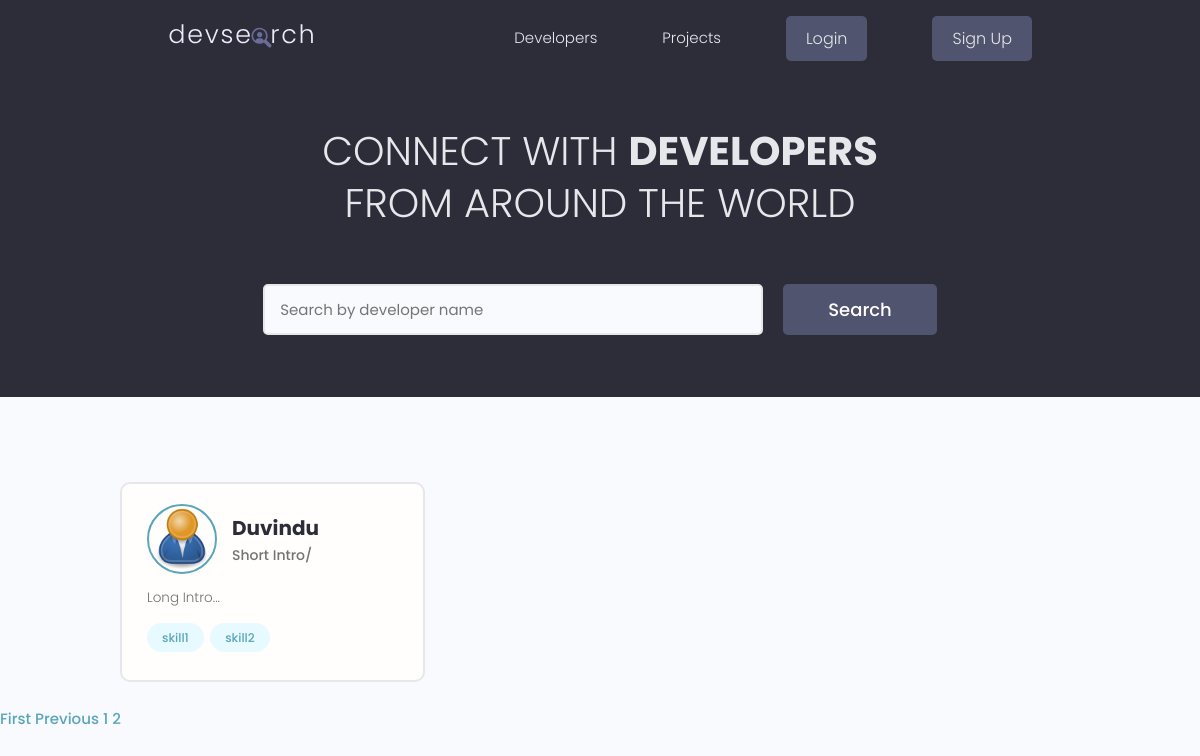
Before: /?page=2 with the older database file.
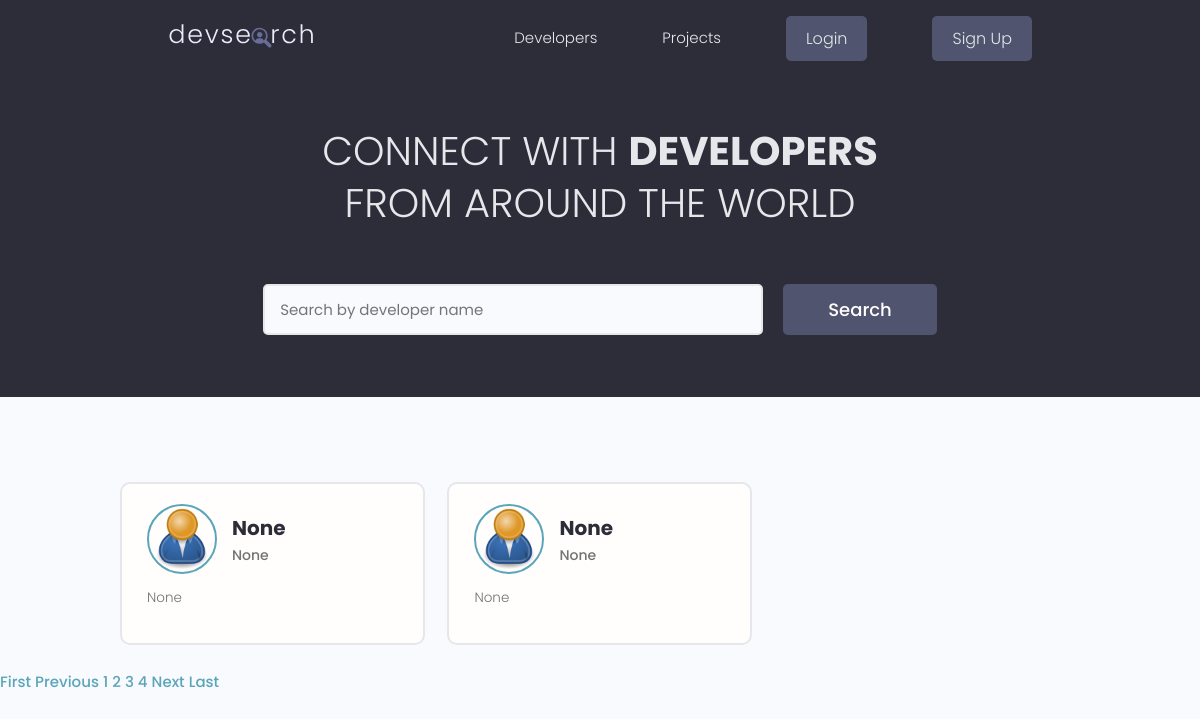
After: the same page with the newer database file.
### home/models.py (models this page shows, shortened)
class Profile(models.Model):
    user = models.OneToOneField(User,on_delete=models.CASCADE)
    name = models.CharField(max_length=200, blank=True, null=True)
    short_intro = models.CharField(max_length=200, blank=True, null=True)
    long_intro = models.TextField(blank=True, null=True)
    image = models.ImageField(upload_to='media_profile_model/', blank=True, null=True)
    social_github = models.CharField(max_length=200, blank=True, null=True)
    social_linkedin = models.CharField(max_length=200, blank=True, null=True)
    social_website = models.CharField(max_length=200, blank=True, null=True)
    location = models.CharField(max_length=200, blank=True, null=True)
    created = models.DateTimeField(auto_now_add=True)
    @property
    def imgUrl(self):
        try:
            return f"{self.image.url}"
        except Exception as ex:
            return '/static/images/static_profile_model/default.png'
    class Meta:
        ordering = ['-created']

class Skill(models.Model):
    owner = models.ForeignKey(User, on_delete=models.CASCADE)
    name = models.CharField(max_length=200)
    description = models.TextField(blank=True, null=True)
    created = models.DateTimeField(auto_now_add=True)

### home/views.py (the view)
# urls.py: path('', home, name = 'home'),
def home(request): #render our profiles
    result = 2
    page = request.GET.get('page') if request.GET.get('page') else ''
    profiles, query = searchProfile(request)
    paginator = Paginator(profiles, result)
    try:
        profiles = paginator.page(page)
    except PageNotAnInteger as error1:
        page = '1'
        profiles = paginator.page(page)
    except EmptyPage as error2:
        page = paginator.num_pages
        profiles = paginator.page(page)
    context = {'profiles': profiles, 'query':query}
    return render(request, 'home/index.html', context)

### home/utils.py (called while the page is built)
def searchProfile(request):
    query = request.GET.get('profile') if request.GET.get('profile') else ''
    skills = Skill.objects.filter(
        Q(name__icontains = query)
    )
    profiles = Profile.objects.distinct().filter(
        Q(name__icontains = query) |
        Q(user__skill__in = skills) |
        Q(user__username__icontains = query)
    )
    return profiles, query

### home/templates/home/index.html (shortened to what this page needs)
{% extends 'base.html' %}
{% block content %}
<main class="home">
    <section class="hero-section text-center">
      <div class="container container--narrow">
        <div class="hero-section__box">
          <h2>CONNECT WITH <span>DEVELOPERS</span></h2>
          <h2>FROM AROUND THE WORLD</h2>
        </div>
        <div class="hero-section__search">
          <form class="form" action="" method="get">
            <div class="form__field">
              <input class="input input--text" value="{{query}}" id="formInput#search" type="text" name="profile"
                placeholder="Search by developer name" />
            </div>
            <input class="btn btn--sub btn--lg" type="submit" value="Search" />
          </form>
        </div>
      </div>
    </section>
    <section class="devlist">
      <div class="container">
        <div class="grid grid--three">
        {% for profile in profiles %}
          <div class="column card">
            <div class="dev">
              <a href="{% url 'single-profile' profile.user.username %}" class="card__body">
                <div class="dev__profile">
                  <img class="avatar avatar--md" src="{{profile.imgUrl}}" alt="image" />
                  <div class="dev__meta">
                    <h3>{{profile.name}}</h3>
                    <h5>{{profile.short_intro}}</h5>
                  </div>
                </div>
                <p class="dev__info">
                 {{profile.long_intro|slice:'150'}}
                </p>
                <div class="dev__skills">
                {% for skill in profile.user.skill_set.all|slice:'5' %}
                  <span class="tag tag--pill tag--main">
                    <small>{{skill.name}}</small>
                  </span>
                {% endfor %}
                </div>
              </a>
            </div>
          </div>
        {% endfor %}
        </div>
      </div>
    </section>
  </main>
  {% include 'paginator.html' with queryset=profiles %}
{% endblock content %}

Changed rows visible on the page:
no longer on this page (row unchanged): Profile: name "Duvindu", short_intro "Short Intro/", long_intro "Long Intro..."
no longer on this page (row unchanged): Skill: name "skill1"
no longer on this page (row unchanged): Skill: name "skill2"
added Profile: name "None", short_intro "None", long_intro "None"
added Profile: name "None", short_intro "None", long_intro "None"
Other visible differences:
new list line: "3"
new list line: "4"
text now shown: "Next Last"
